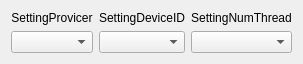
<?xml version="1.0" encoding="UTF-8"?>
<ui version="4.0">
 <class>MoeVSSetting</class>
 <widget class="QWidget" name="MoeVSSetting">
  <property name="geometry">
   <rect>
    <x>0</x>
    <y>0</y>
    <width>300</width>
    <height>60</height>
   </rect>
  </property>
  <property name="windowTitle">
   <string>Form</string>
  </property>
  <layout class="QGridLayout" name="gridLayout_2">
   <item row="0" column="0">
    <layout class="QGridLayout" name="gridLayout">
     <item row="0" column="1">
      <widget class="QLabel" name="SettingDeviceID">
       <property name="text">
        <string>SettingDeviceID</string>
       </property>
       <property name="alignment">
        <set>Qt::AlignCenter</set>
       </property>
      </widget>
     </item>
     <item row="0" column="2">
      <widget class="QLabel" name="SettingNumThread">
       <property name="text">
        <string>SettingNumThread</string>
       </property>
       <property name="alignment">
        <set>Qt::AlignCenter</set>
       </property>
      </widget>
     </item>
     <item row="0" column="0">
      <widget class="QLabel" name="SettingProvicer">
       <property name="text">
        <string>SettingProvicer</string>
       </property>
       <property name="alignment">
        <set>Qt::AlignCenter</set>
       </property>
      </widget>
     </item>
     <item row="1" column="0">
      <widget class="QComboBox" name="SettingProvicerComboBox"/>
     </item>
     <item row="1" column="1">
      <widget class="QComboBox" name="SettingDeviceIDComboBox"/>
     </item>
     <item row="1" column="2">
      <widget class="QComboBox" name="SettingNumThreadComboBox"/>
     </item>
    </layout>
   </item>
  </layout>
 </widget>
 <resources/>
 <connections/>
</ui>
